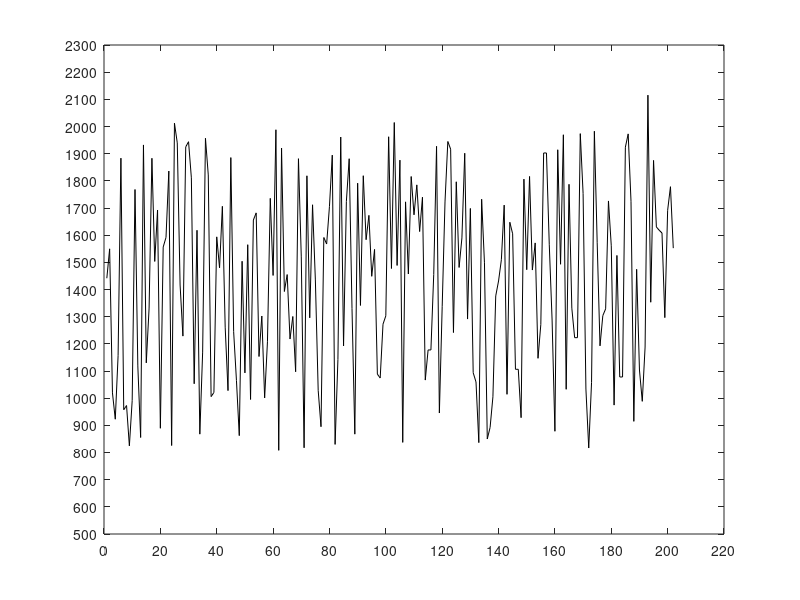

Recreate this plot in MATLAB.
%% Session 1
fileID = fopen('g1s1.txt','r');
formatSpec = '%f';
A = fscanf(fileID,formatSpec);
plot(A,'Color','black');
set(gca,'XTick',[0:20:220])
set(gca,'YTick',[500:100:2300]) 
ylim([500 2300])
xlim([0 220])
fclose(fileID);
%% Session 2

